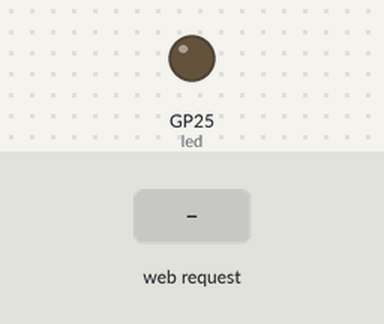
This program was run on a simulated Raspberry Pi Pico running MicroPython. On the bench: output pins drawn as LEDs (lit = HIGH). The test bench sets the inputs (shaded band). WiFi joins after 1.5 s; random numbers come from a fixed seed; library files of the repository ran but are not shown: secrets.py; what the program prints to the serial console is not drawn.

Above: at 2.7 s.
2.8 s: HTTP request GET /lighton received
At 3.8 s:
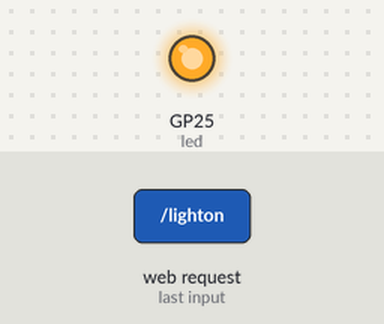
4.3 s: HTTP request GET /lightoff received
At 5.0 s:
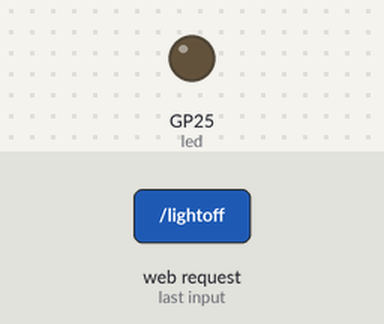
Timing chart, 0 to 7.3 s (numbered marks = the images above; inputs shaded):
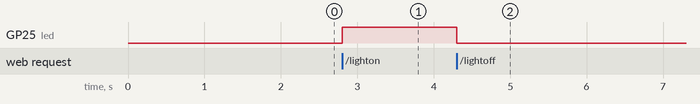

The program:

Practice_Section_5.2_Synchronous_Pico_2W_Web_Server.py
```python
# main.py  –  Synchronous Pico 2W Web Server
import network, socket, time, random
from machine import Pin

# ── Wi-Fi credentials ──────────────────────────────────────────
from secrets import SSID, PASSWORD

# ── Hardware ───────────────────────────────────────────────────
led = Pin("LED", Pin.OUT)  # onboard LED on Pico W

# ── HTML template ──────────────────────────────────────────────
HTML = """<!DOCTYPE html>
<html><head><title>Pico 2W</title>
<meta name='viewport' content='width=device-width,initial-scale=1'>
<style>
  body{{font-family:Arial,sans-serif;text-align:center;padding:20px}}
  h1{{color:#006480}} h2{{color:#E05A00}}
  button{{padding:14px 28px;font-size:18px;margin:8px;border:none;
          border-radius:8px;cursor:pointer;color:white}}
  .on{{background:#4CAF50}} .off{{background:#F44336}}
  .val{{background:#2196F3}}
</style></head><body>
<h1>Pico 2W Web Server</h1>
<h2>LED Control</h2>
<a href='./lighton'><button class='on'>Turn ON</button></a>
<a href='./lightoff'><button class='off'>Turn OFF</button></a>
<p>LED state: <strong>{state}</strong></p>
<h2>Sensor Value</h2>
<a href='./value'><button class='val'>Fetch Value</button></a>
<p>Value: <strong>{value}</strong></p>
</body></html>"""

# ── Connect to Wi-Fi ──────────────────────────────────────────
wlan = network.WLAN(network.STA_IF)
wlan.active(True)
print(f"\n🔌 Connecting to Wi-Fi: {SSID}", end="")
wlan.connect(SSID, PASSWORD)

while not wlan.isconnected():
    print(".", end="")  # Print one dot every second
    time.sleep(0.5)
# Check connection result
if wlan.isconnected():
    print(f"\n📡 Wi-Fi: {SSID}", end="")
    print(" ✅ Connected Successfully!")
    ip = wlan.ifconfig()[0]
    print("Server running at http://" + ip)

# ── Set up socket ──────────────────────────────────────────────
addr = socket.getaddrinfo("0.0.0.0", 80)[0][-1]
s = socket.socket()
s.setsockopt(socket.SOL_SOCKET, socket.SO_REUSEADDR, 1)
s.bind(addr)
s.listen(5)

# ── State variables ────────────────────────────────────────────
led_state = "OFF"
value = 0

# ── Request handling loop ──────────────────────────────────────
while True:
    conn, client_addr = s.accept()
    request = str(conn.recv(1024))
    print("Client:", client_addr, "| Request:", request[:50])

    if "GET /lighton" in request:
        led.on()
        led_state = "ON"
    elif "GET /lightoff" in request:
        led.off()
        led_state = "OFF"
    elif "GET /value" in request:
        value = random.randint(0, 100)  # replace with sensor read

    # Build and send HTTP response
    body = HTML.format(state=led_state, value=value)
    headers = (
        "HTTP/1.0 200 OK\r\n"
        "Content-Type: text/html; charset=utf-8\r\n"
        "Content-Length: {}\r\n\r\n"
    ).format(len(body))
    conn.send(headers)
    conn.send(body)
    conn.close()
```

Measured:
- after the input at 2.8 s, GP25 (led): LOW → HIGH at once
- after the input at 4.3 s, GP25 (led): HIGH → LOW at once
